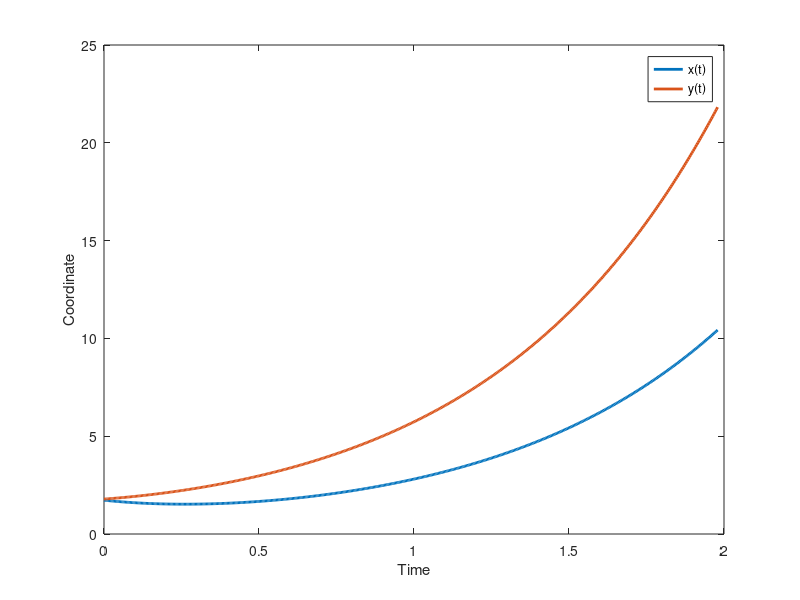
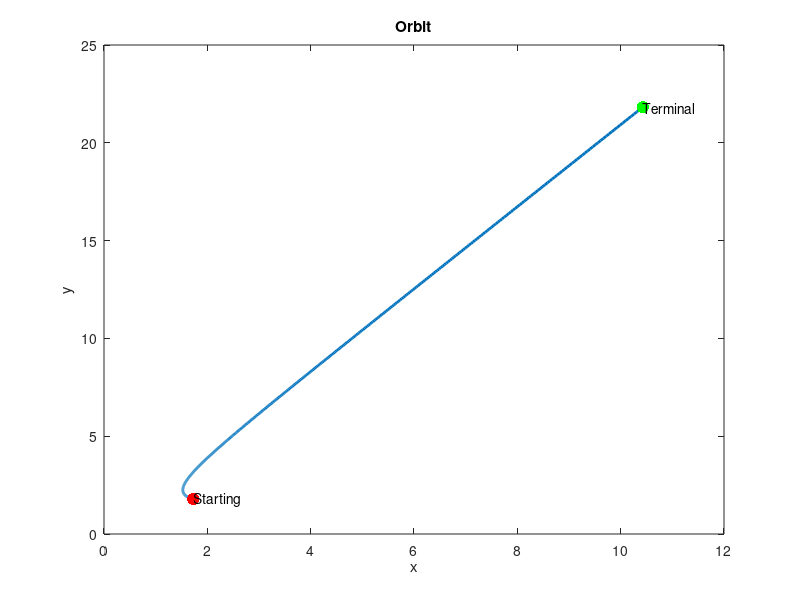

These figures' MATLAB source, in order:
function randomEuler()
   % set up equation and initial conditions
   A = 10*rand(2,2)-5;
   x0 = 6*rand(2,1)-2;
   % length of time;
   T = 5/max(abs(eig(A)));
   n = 500;
   h = T/n;
   x = zeros(2,n+1);
   x(:,1) = x0;
   for i=1:n
       x(:,i+1) = x(:,i)+h*A*x(:,i);
   end
   ts = 0:h:T;
   figure(1)
   plot(ts, x, 'linewidth', 2)
   xlabel('Time')
   ylabel('Coordinate')
   legend('x(t)','y(t)')
   figure(2)
   plot(x(1,:),x(2,:), 'linewidth', 2)
   hold on
   scatter(x(1,1), x(2,1),80,'r','filled')
   scatter(x(1,end), x(2,end),80,'g','filled')
   hold off
   text(x(1,1), x(2,1), "Starting")
   text(x(1,end), x(2,end), "Terminal")
   title('Orbit')
   xlabel('x')
   ylabel('y')
end